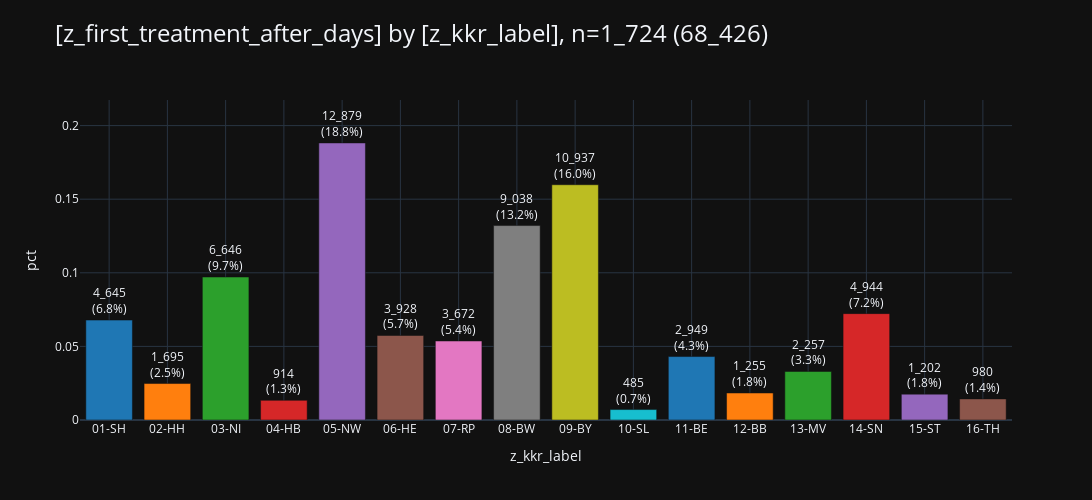
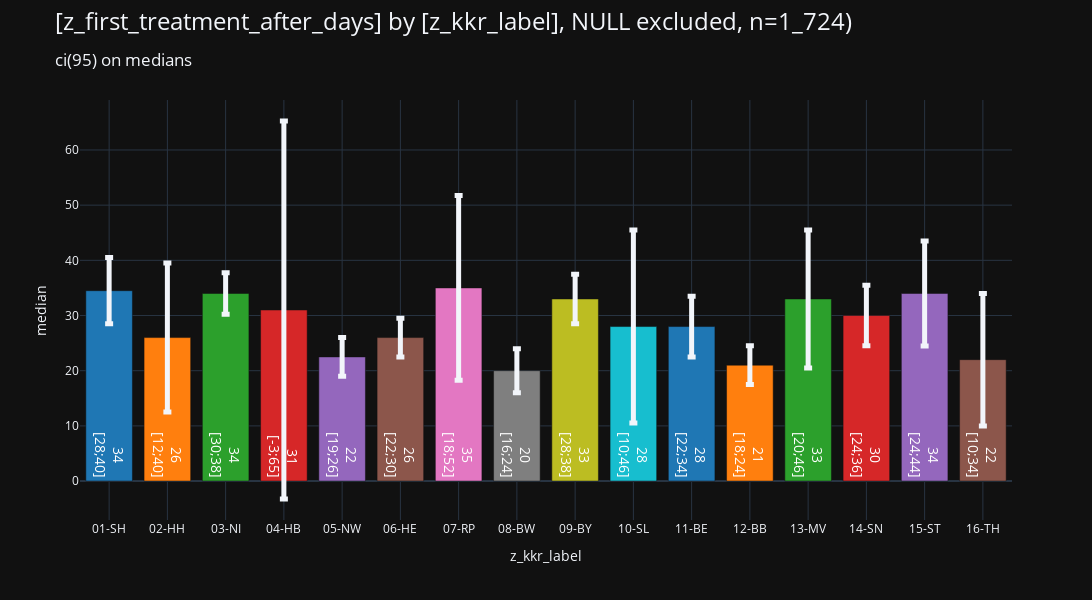

Source (notebook cell) for these figures, in order:
### Markdown cell above
### <a id='toc1_2_1_'></a>[bars](#toc0_)

### Code cell
_ = pls.plot_bars(
    db_delay.to_df().iloc[:,:2],
    # height=400,
    # width=1000,
    # use_ci=True,
    # ci_agg='median',
)
_ = pls.plot_bars(
    db_delay.to_df().iloc[:,:2],
    height=600,
    use_ci=True,
    ci_agg='median',
)

### Figure 1 — Plotly figure (JSON) as saved in the notebook; plotly's stock layout.template omitted (floating-point values rounded to 4 significant figures)
{"data": [{"error_y": {"thickness": 5}, "hovertemplate": "z_kkr_label=%{x}<br>pct=%{y}<br>cnt_pct_str=%{text}<extra></extra>", "legendgroup": "01-SH", "marker": {"color": "#1F77B4", "pattern": {"shape": ""}}, "name": "01-SH", "orientation": "v", "showlegend": true, "text": ["4_645<br>(6.8%)"], "textposition": "outside", "type": "bar", "x": ["01-SH"], "xaxis": "x", "y": [0.06788], "yaxis": "y"}, {"error_y": {"thickness": 5}, "hovertemplate": "z_kkr_label=%{x}<br>pct=%{y}<br>cnt_pct_str=%{text}<extra></extra>", "legendgroup": "02-HH", "marker": {"color": "#FF7F0E", "pattern": {"shape": ""}}, "name": "02-HH", "orientation": "v", "showlegend": true, "text": ["1_695<br>(2.5%)"], "textposition": "outside", "type": "bar", "x": ["02-HH"], "xaxis": "x", "y": [0.02477], "yaxis": "y"}, {"error_y": {"thickness": 5}, "hovertemplate": "z_kkr_label=%{x}<br>pct=%{y}<br>cnt_pct_str=%{text}<extra></extra>", "legendgroup": "03-NI", "marker": {"color": "#2CA02C", "pattern": {"shape": ""}}, "name": "03-NI", "orientation": "v", "showlegend": true, "text": ["6_646<br>(9.7%)"], "textposition": "outside", "type": "bar", "x": ["03-NI"], "xaxis": "x", "y": [0.09713], "yaxis": "y"}, {"error_y": {"thickness": 5}, "hovertemplate": "z_kkr_label=%{x}<br>pct=%{y}<br>cnt_pct_str=%{text}<extra></extra>", "legendgroup": "04-HB", "marker": {"color": "#D62728", "pattern": {"shape": ""}}, "name": "04-HB", "orientation": "v", "showlegend": true, "text": ["914<br>(1.3%)"], "textposition": "outside", "type": "bar", "x": ["04-HB"], "xaxis": "x", "y": [0.01336], "yaxis": "y"}, {"error_y": {"thickness": 5}, "hovertemplate": "z_kkr_label=%{x}<br>pct=%{y}<br>cnt_pct_str=%{text}<extra></extra>", "legendgroup": "05-NW", "marker": {"color": "#9467BD", "pattern": {"shape": ""}}, "name": "05-NW", "orientation": "v", "showlegend": true, "text": ["12_879<br>(18.8%)"], "textposition": "outside", "type": "bar", "x": ["05-NW"], "xaxis": "x", "y": [0.1882], "yaxis": "y"}, {"error_y": {"thickness": 5}, "hovertemplate": "z_kkr_label=%{x}<br>pct=%{y}<br>cnt_pct_str=%{text}<extra></extra>", "legendgroup": "06-HE", "marker": {"color": "#8C564B", "pattern": {"shape": ""}}, "name": "06-HE", "orientation": "v", "showlegend": true, "text": ["3_928<br>(5.7%)"], "textposition": "outside", "type": "bar", "x": ["06-HE"], "xaxis": "x", "y": [0.05741], "yaxis": "y"}, {"error_y": {"thickness": 5}, "hovertemplate": "z_kkr_label=%{x}<br>pct=%{y}<br>cnt_pct_str=%{text}<extra></extra>", "legendgroup": "07-RP", "marker": {"color": "#E377C2", "pattern": {"shape": ""}}, "name": "07-RP", "orientation": "v", "showlegend": true, "text": ["3_672<br>(5.4%)"], "textposition": "outside", "type": "bar", "x": ["07-RP"], "xaxis": "x", "y": [0.05366], "yaxis": "y"}, {"error_y": {"thickness": 5}, "hovertemplate": "z_kkr_label=%{x}<br>pct=%{y}<br>cnt_pct_str=%{text}<extra></extra>", "legendgroup": "08-BW", "marker": {"color": "#7F7F7F", "pattern": {"shape": ""}}, "name": "08-BW", "orientation": "v", "showlegend": true, "text": ["9_038<br>(13.2%)"], "textposition": "outside", "type": "bar", "x": ["08-BW"], "xaxis": "x", "y": [0.1321], "yaxis": "y"}, {"error_y": {"thickness": 5}, "hovertemplate": "z_kkr_label=%{x}<br>pct=%{y}<br>cnt_pct_str=%{text}<extra></extra>", "legendgroup": "09-BY", "marker": {"color": "#BCBD22", "pattern": {"shape": ""}}, "name": "09-BY", "orientation": "v", "showlegend": true, "text": ["10_937<br>(16.0%)"], "textposition": "outside", "type": "bar", "x": ["09-BY"], "xaxis": "x", "y": [0.1598], "yaxis": "y"}, {"error_y": {"thickness": 5}, "hovertemplate": "z_kkr_label=%{x}<br>pct=%{y}<br>cnt_pct_str=%{text}<extra></extra>", "legendgroup": "10-SL", "marker": {"color": "#17BECF", "pattern": {"shape": ""}}, "name": "10-SL", "orientation": "v", "showlegend": true, "text": ["485<br>(0.7%)"], "textposition": "outside", "type": "bar", "x": ["10-SL"], "xaxis": "x", "y": [0.007088], "yaxis": "y"}, {"error_y": {"thickness": 5}, "hovertemplate": "z_kkr_label=%{x}<br>pct=%{y}<br>cnt_pct_str=%{text}<extra></extra>", "legendgroup": "11-BE", "marker": {"color": "#1F77B4", "pattern": {"shape": ""}}, "name": "11-BE", "orientation": "v", "showlegend": true, "text": ["2_949<br>(4.3%)"], "textposition": "outside", "type": "bar", "x": ["11-BE"], "xaxis": "x", "y": [0.0431], "yaxis": "y"}, {"error_y": {"thickness": 5}, "hovertemplate": "z_kkr_label=%{x}<br>pct=%{y}<br>cnt_pct_str=%{text}<extra></extra>", "legendgroup": "12-BB", "marker": {"color": "#FF7F0E", "pattern": {"shape": ""}}, "name": "12-BB", "orientation": "v", "showlegend": true, "text": ["1_255<br>(1.8%)"], "textposition": "outside", "type": "bar", "x": ["12-BB"], "xaxis": "x", "y": [0.01834], "yaxis": "y"}, {"error_y": {"thickness": 5}, "hovertemplate": "z_kkr_label=%{x}<br>pct=%{y}<br>cnt_pct_str=%{text}<extra></extra>", "legendgroup": "13-MV", "marker": {"color": "#2CA02C", "pattern": {"shape": ""}}, "name": "13-MV", "orientation": "v", "showlegend": true, "text": ["2_257<br>(3.3%)"], "textposition": "outside", "type": "bar", "x": ["13-MV"], "xaxis": "x", "y": [0.03298], "yaxis": "y"}, {"error_y": {"thickness": 5}, "hovertemplate": "z_kkr_label=%{x}<br>pct=%{y}<br>cnt_pct_str=%{text}<extra></extra>", "legendgroup": "14-SN", "marker": {"color": "#D62728", "pattern": {"shape": ""}}, "name": "14-SN", "orientation": "v", "showlegend": true, "text": ["4_944<br>(7.2%)"], "textposition": "outside", "type": "bar", "x": ["14-SN"], "xaxis": "x", "y": [0.07225], "yaxis": "y"}, {"error_y": {"thickness": 5}, "hovertemplate": "z_kkr_label=%{x}<br>pct=%{y}<br>cnt_pct_str=%{text}<extra></extra>", "legendgroup": "15-ST", "marker": {"color": "#9467BD", "pattern": {"shape": ""}}, "name": "15-ST", "orientation": "v", "showlegend": true, "text": ["1_202<br>(1.8%)"], "textposition": "outside", "type": "bar", "x": ["15-ST"], "xaxis": "x", "y": [0.01757], "yaxis": "y"}, {"error_y": {"thickness": 5}, "hovertemplate": "z_kkr_label=%{x}<br>pct=%{y}<br>cnt_pct_str=%{text}<extra></extra>", "legendgroup": "16-TH", "marker": {"color": "#8C564B", "pattern": {"shape": ""}}, "name": "16-TH", "orientation": "v", "showlegend": true, "text": ["980<br>(1.4%)"], "textposition": "outside", "type": "bar", "x": ["16-TH"], "xaxis": "x", "y": [0.01432], "yaxis": "y"}], "layout": {"barmode": "relative", "height": 500, "legend": {"title": {"text": "z_kkr_label"}, "tracegroupgap": 0}, "showlegend": false, "title": {"font": {"size": 24}, "text": "[z_first_treatment_after_days] by [z_kkr_label], n=1_724 (68_426)", "xanchor": "left", "y": 0.95, "yanchor": "top"}, "width": 1600, "xaxis": {"anchor": "y", "categoryarray": ["01-SH", "02-HH", "03-NI", "04-HB", "05-NW", "06-HE", "07-RP", "08-BW", "09-BY", "10-SL", "11-BE", "12-BB", "13-MV", "14-SN", "15-ST", "16-TH"], "categoryorder": "category ascending", "domain": [0, 1], "gridwidth": 1, "showgrid": true, "title": {"text": "z_kkr_label"}}, "yaxis": {"anchor": "x", "domain": [0, 1], "dtick": 0.05, "gridwidth": 1, "range": [0, 0.2174], "showgrid": true, "title": {"text": "pct"}}}}

### Figure 2 — Plotly figure (JSON) as saved in the notebook; plotly's stock layout.template omitted (floating-point values rounded to 4 significant figures)
{"data": [{"error_y": {"array": [6.0], "thickness": 5}, "hovertemplate": "z_kkr_label=%{x}<br>mean=%{y}<br>ci_str=%{text}<extra></extra>", "insidetextanchor": "start", "legendgroup": "01-SH", "marker": {"color": "#1F77B4", "pattern": {"shape": ""}}, "name": "01-SH", "orientation": "v", "showlegend": true, "text": ["34<br>[28;40]"], "textfont": {"color": "white", "size": 14}, "textposition": "inside", "type": "bar", "x": ["01-SH"], "xaxis": "x", "y": [34.5], "yaxis": "y"}, {"error_y": {"array": [13.5], "thickness": 5}, "hovertemplate": "z_kkr_label=%{x}<br>mean=%{y}<br>ci_str=%{text}<extra></extra>", "insidetextanchor": "start", "legendgroup": "02-HH", "marker": {"color": "#FF7F0E", "pattern": {"shape": ""}}, "name": "02-HH", "orientation": "v", "showlegend": true, "text": ["26<br>[12;40]"], "textfont": {"color": "white", "size": 14}, "textposition": "inside", "type": "bar", "x": ["02-HH"], "xaxis": "x", "y": [26.0], "yaxis": "y"}, {"error_y": {"array": [3.75], "thickness": 5}, "hovertemplate": "z_kkr_label=%{x}<br>mean=%{y}<br>ci_str=%{text}<extra></extra>", "insidetextanchor": "start", "legendgroup": "03-NI", "marker": {"color": "#2CA02C", "pattern": {"shape": ""}}, "name": "03-NI", "orientation": "v", "showlegend": true, "text": ["34<br>[30;38]"], "textfont": {"color": "white", "size": 14}, "textposition": "inside", "type": "bar", "x": ["03-NI"], "xaxis": "x", "y": [34.0], "yaxis": "y"}, {"error_y": {"array": [34.25], "thickness": 5}, "hovertemplate": "z_kkr_label=%{x}<br>mean=%{y}<br>ci_str=%{text}<extra></extra>", "insidetextanchor": "start", "legendgroup": "04-HB", "marker": {"color": "#D62728", "pattern": {"shape": ""}}, "name": "04-HB", "orientation": "v", "showlegend": true, "text": ["31<br>[-3;65]"], "textfont": {"color": "white", "size": 14}, "textposition": "inside", "type": "bar", "x": ["04-HB"], "xaxis": "x", "y": [31.0], "yaxis": "y"}, {"error_y": {"array": [3.5], "thickness": 5}, "hovertemplate": "z_kkr_label=%{x}<br>mean=%{y}<br>ci_str=%{text}<extra></extra>", "insidetextanchor": "start", "legendgroup": "05-NW", "marker": {"color": "#9467BD", "pattern": {"shape": ""}}, "name": "05-NW", "orientation": "v", "showlegend": true, "text": ["22<br>[19;26]"], "textfont": {"color": "white", "size": 14}, "textposition": "inside", "type": "bar", "x": ["05-NW"], "xaxis": "x", "y": [22.5], "yaxis": "y"}, {"error_y": {"array": [3.5], "thickness": 5}, "hovertemplate": "z_kkr_label=%{x}<br>mean=%{y}<br>ci_str=%{text}<extra></extra>", "insidetextanchor": "start", "legendgroup": "06-HE", "marker": {"color": "#8C564B", "pattern": {"shape": ""}}, "name": "06-HE", "orientation": "v", "showlegend": true, "text": ["26<br>[22;30]"], "textfont": {"color": "white", "size": 14}, "textposition": "inside", "type": "bar", "x": ["06-HE"], "xaxis": "x", "y": [26.0], "yaxis": "y"}, {"error_y": {"array": [16.75], "thickness": 5}, "hovertemplate": "z_kkr_label=%{x}<br>mean=%{y}<br>ci_str=%{text}<extra></extra>", "insidetextanchor": "start", "legendgroup": "07-RP", "marker": {"color": "#E377C2", "pattern": {"shape": ""}}, "name": "07-RP", "orientation": "v", "showlegend": true, "text": ["35<br>[18;52]"], "textfont": {"color": "white", "size": 14}, "textposition": "inside", "type": "bar", "x": ["07-RP"], "xaxis": "x", "y": [35.0], "yaxis": "y"}, {"error_y": {"array": [4.0], "thickness": 5}, "hovertemplate": "z_kkr_label=%{x}<br>mean=%{y}<br>ci_str=%{text}<extra></extra>", "insidetextanchor": "start", "legendgroup": "08-BW", "marker": {"color": "#7F7F7F", "pattern": {"shape": ""}}, "name": "08-BW", "orientation": "v", "showlegend": true, "text": ["20<br>[16;24]"], "textfont": {"color": "white", "size": 14}, "textposition": "inside", "type": "bar", "x": ["08-BW"], "xaxis": "x", "y": [20.0], "yaxis": "y"}, {"error_y": {"array": [4.5], "thickness": 5}, "hovertemplate": "z_kkr_label=%{x}<br>mean=%{y}<br>ci_str=%{text}<extra></extra>", "insidetextanchor": "start", "legendgroup": "09-BY", "marker": {"color": "#BCBD22", "pattern": {"shape": ""}}, "name": "09-BY", "orientation": "v", "showlegend": true, "text": ["33<br>[28;38]"], "textfont": {"color": "white", "size": 14}, "textposition": "inside", "type": "bar", "x": ["09-BY"], "xaxis": "x", "y": [33.0], "yaxis": "y"}, {"error_y": {"array": [17.5], "thickness": 5}, "hovertemplate": "z_kkr_label=%{x}<br>mean=%{y}<br>ci_str=%{text}<extra></extra>", "insidetextanchor": "start", "legendgroup": "10-SL", "marker": {"color": "#17BECF", "pattern": {"shape": ""}}, "name": "10-SL", "orientation": "v", "showlegend": true, "text": ["28<br>[10;46]"], "textfont": {"color": "white", "size": 14}, "textposition": "inside", "type": "bar", "x": ["10-SL"], "xaxis": "x", "y": [28.0], "yaxis": "y"}, {"error_y": {"array": [5.5], "thickness": 5}, "hovertemplate": "z_kkr_label=%{x}<br>mean=%{y}<br>ci_str=%{text}<extra></extra>", "insidetextanchor": "start", "legendgroup": "11-BE", "marker": {"color": "#1F77B4", "pattern": {"shape": ""}}, "name": "11-BE", "orientation": "v", "showlegend": true, "text": ["28<br>[22;34]"], "textfont": {"color": "white", "size": 14}, "textposition": "inside", "type": "bar", "x": ["11-BE"], "xaxis": "x", "y": [28.0], "yaxis": "y"}, {"error_y": {"array": [3.5], "thickness": 5}, "hovertemplate": "z_kkr_label=%{x}<br>mean=%{y}<br>ci_str=%{text}<extra></extra>", "insidetextanchor": "start", "legendgroup": "12-BB", "marker": {"color": "#FF7F0E", "pattern": {"shape": ""}}, "name": "12-BB", "orientation": "v", "showlegend": true, "text": ["21<br>[18;24]"], "textfont": {"color": "white", "size": 14}, "textposition": "inside", "type": "bar", "x": ["12-BB"], "xaxis": "x", "y": [21.0], "yaxis": "y"}, {"error_y": {"array": [12.5], "thickness": 5}, "hovertemplate": "z_kkr_label=%{x}<br>mean=%{y}<br>ci_str=%{text}<extra></extra>", "insidetextanchor": "start", "legendgroup": "13-MV", "marker": {"color": "#2CA02C", "pattern": {"shape": ""}}, "name": "13-MV", "orientation": "v", "showlegend": true, "text": ["33<br>[20;46]"], "textfont": {"color": "white", "size": 14}, "textposition": "inside", "type": "bar", "x": ["13-MV"], "xaxis": "x", "y": [33.0], "yaxis": "y"}, {"error_y": {"array": [5.5], "thickness": 5}, "hovertemplate": "z_kkr_label=%{x}<br>mean=%{y}<br>ci_str=%{text}<extra></extra>", "insidetextanchor": "start", "legendgroup": "14-SN", "marker": {"color": "#D62728", "pattern": {"shape": ""}}, "name": "14-SN", "orientation": "v", "showlegend": true, "text": ["30<br>[24;36]"], "textfont": {"color": "white", "size": 14}, "textposition": "inside", "type": "bar", "x": ["14-SN"], "xaxis": "x", "y": [30.0], "yaxis": "y"}, {"error_y": {"array": [9.506], "thickness": 5}, "hovertemplate": "z_kkr_label=%{x}<br>mean=%{y}<br>ci_str=%{text}<extra></extra>", "insidetextanchor": "start", "legendgroup": "15-ST", "marker": {"color": "#9467BD", "pattern": {"shape": ""}}, "name": "15-ST", "orientation": "v", "showlegend": true, "text": ["34<br>[24;44]"], "textfont": {"color": "white", "size": 14}, "textposition": "inside", "type": "bar", "x": ["15-ST"], "xaxis": "x", "y": [34.0], "yaxis": "y"}, {"error_y": {"array": [12.0], "thickness": 5}, "hovertemplate": "z_kkr_label=%{x}<br>mean=%{y}<br>ci_str=%{text}<extra></extra>", "insidetextanchor": "start", "legendgroup": "16-TH", "marker": {"color": "#8C564B", "pattern": {"shape": ""}}, "name": "16-TH", "orientation": "v", "showlegend": true, "text": ["22<br>[10;34]"], "textfont": {"color": "white", "size": 14}, "textposition": "inside", "type": "bar", "x": ["16-TH"], "xaxis": "x", "y": [22.0], "yaxis": "y"}], "layout": {"barmode": "relative", "height": 600, "legend": {"title": {"text": "z_kkr_label"}, "tracegroupgap": 0}, "showlegend": false, "title": {"font": {"size": 24}, "text": "[z_first_treatment_after_days] by [z_kkr_label], NULL excluded, n=1_724)<br><sub>ci(95) on medians<sub>", "xanchor": "left", "y": 0.95, "yanchor": "top"}, "width": 1600, "xaxis": {"anchor": "y", "categoryarray": ["01-SH", "02-HH", "03-NI", "04-HB", "05-NW", "06-HE", "07-RP", "08-BW", "09-BY", "10-SL", "11-BE", "12-BB", "13-MV", "14-SN", "15-ST", "16-TH"], "categoryorder": "category ascending", "domain": [0, 1], "gridwidth": 1, "showgrid": true, "title": {"text": "z_kkr_label"}}, "yaxis": {"anchor": "x", "domain": [0, 1], "gridwidth": 1, "showgrid": true, "title": {"text": "median"}}}}
